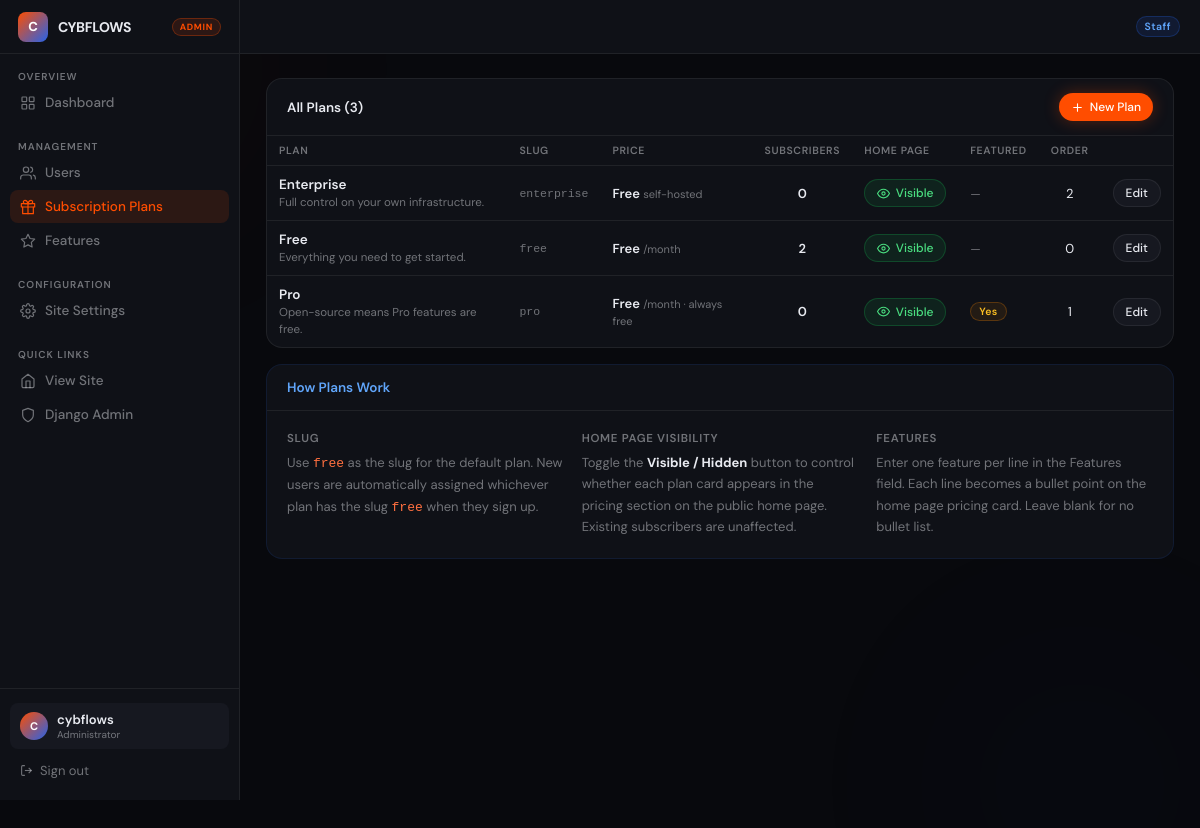
The app's page /siteadmin/plans/ (signed in) with its own data.
### siteadmin/models.py (models this page shows, shortened)
class SiteSettings(models.Model):
    site_name       = models.CharField(max_length=80, default='CybFlows')
    tagline         = models.CharField(max_length=160, blank=True,
                                       default='Your link, your identity.')
    site_theme      = models.CharField(max_length=20, choices=SITE_THEME_CHOICES, default='dark')
    accent_color    = models.CharField(max_length=7, default='#ff4d00')
    allow_signup    = models.BooleanField(default=True)
    maintenance     = models.BooleanField(default=False)
    maintenance_msg = models.TextField(blank=True,
                                       default='We are performing scheduled maintenance. Back soon.')
    footer_text     = models.CharField(max_length=200, blank=True,
                                       default='Free & open-source link-in-bio for creators.')
    updated_at      = models.DateTimeField(auto_now=True)
    class Meta:
        verbose_name = 'Site Settings'
    @classmethod
    def load(cls):
        obj, _ = cls.objects.get_or_create(pk=1)
        return obj

class SubscriptionPlan(models.Model):
    slug         = models.SlugField(max_length=30, unique=True)
    name         = models.CharField(max_length=80)
    price        = models.DecimalField(max_digits=8, decimal_places=2, default=0)
    price_label  = models.CharField(max_length=40, blank=True, default='/month')
    description  = models.CharField(max_length=160, blank=True)
    features     = models.TextField(blank=True,
                                    help_text='Marketing bullet points (one per line)')
    is_featured  = models.BooleanField(default=False)
    show_on_home = models.BooleanField(default=True)
    order        = models.PositiveSmallIntegerField(default=0)
    cta_label    = models.CharField(max_length=60, blank=True, default='Get started')
    created_at   = models.DateTimeField(auto_now_add=True)
    updated_at   = models.DateTimeField(auto_now=True)
    class Meta:
        ordering = ['order', 'id']

### accounts/models.py (models this page shows, shortened)
class User(AbstractUser):
    name    = models.CharField(max_length=120, blank=True)
    bio     = models.TextField(blank=True)
    avatar  = models.ImageField(upload_to='avatars/', blank=True)
    github  = models.URLField(blank=True)
    website = models.URLField(blank=True)
    twitter = models.URLField(blank=True)
    theme         = models.CharField(max_length=20, choices=THEME_CHOICES, default='default')
    color_primary = models.CharField(max_length=7, default='#ff4d00')
    color_bg      = models.CharField(max_length=7, default='#050505')
    color_text    = models.CharField(max_length=7, default='#f0f0f0')
    bg_image      = models.ImageField(upload_to='bg_images/', blank=True)
    profile_font   = models.CharField(max_length=30, choices=FONT_CHOICES, default='dm_sans')
    profile_layout = models.CharField(max_length=30, choices=LAYOUT_CHOICES, default='centered')
    username_changed_at    = models.DateTimeField(null=True, blank=True)
    username_changes_month = models.PositiveSmallIntegerField(default=0)
    username_change_month  = models.PositiveSmallIntegerField(default=0)  # stores month number
    username_change_year   = models.PositiveSmallIntegerField(default=0)  # stores year number

### siteadmin/views.py (the view)
# urls.py: path('plans/',                        views.plan_list,         name='admin_plan_list'),
@login_required
@staff_required
def plan_list(request):
    plans = SubscriptionPlan.objects.annotate(sub_count=Count('subscriptions'))
    return render(request, 'siteadmin/plan_list.html', {'plans': plans})

### devbio/context_processors.py (called while the page is built)
def site_settings(request):
    try:
        from siteadmin.models import SiteSettings
        obj = SiteSettings.load()
    except Exception:
        obj = None
    return {'site_settings': obj}

### templates/siteadmin/plan_list.html (shortened to what this page needs)
{% extends "siteadmin/base.html" %}
{% block nav_plans %}active{% endblock %}
{% block content %}
<div class="panel">
  <div class="panel-header">
    <span class="panel-title">All Plans ({{ plans|length }})</span>
    <a href="{% url 'admin_plan_create' %}" class="btn btn-primary btn-sm">
      <svg viewBox="0 0 24 24"><line x1="12" y1="5" x2="12" y2="19"/><line x1="5" y1="12" x2="19" y2="12"/></svg>
      New Plan
    </a>
  </div>
  <table class="data-table">
    <thead>
      <tr>
        <th>Plan</th><th>Slug</th><th>Price</th><th>Subscribers</th>
        <th>Home Page</th><th>Featured</th><th>Order</th><th></th>
      </tr>
    </thead>
    <tbody>
      {% for plan in plans %}
      <tr>
        <td>
          <span style="font-size:13.5px;font-weight:600;">{{ plan.name }}</span>
          {% if plan.description %}<br><span style="font-size:11.5px;color:var(--muted);">{{ plan.description }}</span>{% endif %}
        </td>
        <td class="mono">{{ plan.slug }}</td>
        <td style="font-weight:600;">
          {% if plan.price == 0 %}Free{% else %}<span style="color:var(--orange);">${{ plan.price }}</span>{% endif %}
          <span style="font-size:11px;color:var(--muted);font-weight:400;">{{ plan.price_label }}</span>
        </td>
        <td style="text-align:center;font-weight:600;">{{ plan.sub_count }}</td>
        <td>
          <form method="post" action="{% url 'admin_plan_toggle' plan.pk %}">
            <button type="submit" class="btn btn-sm {% if plan.show_on_home %}btn-success{% else %}btn-ghost{% endif %}">
              {% if plan.show_on_home %}
                <svg viewBox="0 0 24 24"><path d="M1 12s4-8 11-8 11 8 11 8-4 8-11 8-11-8-11-8z"/><circle cx="12" cy="12" r="3"/></svg>Visible
              {% else %}
                <svg viewBox="0 0 24 24"><path d="M17.94 17.94A10.07 10.07 0 0 1 12 20c-7 0-11-8-11-8a18.45 18.45 0 0 1 5.06-5.94M9.9 4.24A9.12 9.12 0 0 1 12 4c7 0 11 8 11 8a18.5 18.5 0 0 1-2.16 3.19"/><line x1="1" y1="1" x2="23" y2="23"/></svg>Hidden
              {% endif %}
            </button>
          </form>
        </td>
        <td>{% if plan.is_featured %}<span class="badge b-featured">Yes</span>{% else %}<span style="color:var(--muted);font-size:12px;">—</span>{% endif %}</td>
        <td style="text-align:center;">{{ plan.order }}</td>
        <td><a href="{% url 'admin_plan_edit' plan.pk %}" class="btn btn-ghost btn-sm">Edit</a></td>
      </tr>
      {% empty %}
      <tr><td colspan="8" style="text-align:center;padding:36px;color:var(--muted);">
        No plans yet. <a href="{% url 'admin_plan_create' %}" style="color:#ff7040;">Create your first plan →</a>
      </td></tr>
      {% endfor %}
    </tbody>
  </table>
</div>
<div class="panel" style="border-color:var(--blo);">
  <div class="panel-header"><span class="panel-title" style="color:#60a5fa;">How Plans Work</span></div>
  <div class="panel-body" style="display:grid;grid-template-columns:repeat(3,1fr);gap:18px;">
    <div>
      <p style="font-size:11.5px;font-weight:600;color:var(--muted);text-transform:uppercase;letter-spacing:.06em;margin-bottom:6px;">Slug</p>
      <p style="font-size:13px;color:var(--muted);line-height:1.65;">Use <code style="color:#ff7040;">free</code> as the slug for the default plan. New users are automatically assigned whichever plan has the slug <code style="color:#ff7040;">free</code> when they sign up.</p>
    </div>
    <div>
      <p style="font-size:11.5px;font-weight:600;color:var(--muted);text-transform:uppercase;letter-spacing:.06em;margin-bottom:6px;">Home Page Visibility</p>
      <p style="font-size:13px;color:var(--muted);line-height:1.65;">Toggle the <strong style="color:var(--text);">Visible / Hidden</strong> button to control whether each plan card appears in the pricing section on the public home page. Existing subscribers are unaffected.</p>
    </div>
    <div>
      <p style="font-size:11.5px;font-weight:600;color:var(--muted);text-transform:uppercase;letter-spacing:.06em;margin-bottom:6px;">Features</p>
      <p style="font-size:13px;color:var(--muted);line-height:1.65;">Enter one feature per line in the Features field. Each line becomes a bullet point on the home page pricing card. Leave blank for no bullet list.</p>
    </div>
  </div>
</div>
{% endblock %}

### templates/siteadmin/base.html (shortened to what this page needs)
<!DOCTYPE html>
<html lang="en">
<head>
</head>
<body>
<aside class="admin-sidebar" id="admin-sidebar">
  <div class="sb-brand">
    <div class="sb-logo">{{ site_settings.site_name|default:"A"|first|upper }}</div>
    <span class="sb-name">{{ site_settings.site_name|default:"CybFlows" }}</span>
    <span class="sb-badge">Admin</span>
  </div>
  <div class="sb-sec">
    <p class="sb-label">Overview</p>
    <a href="{% url 'admin_dashboard' %}" class="sb-link {% block nav_dash %}{% endblock %}" onclick="closeSidebar()">
      <svg viewBox="0 0 24 24"><rect x="3" y="3" width="7" height="7" rx="1"/><rect x="14" y="3" width="7" height="7" rx="1"/><rect x="14" y="14" width="7" height="7" rx="1"/><rect x="3" y="14" width="7" height="7" rx="1"/></svg>
      Dashboard
    </a>
  </div>
  <div class="sb-sec">
    <p class="sb-label">Management</p>
    <a href="{% url 'admin_user_list' %}" class="sb-link {% block nav_users %}{% endblock %}" onclick="closeSidebar()">
      <svg viewBox="0 0 24 24"><path d="M17 21v-2a4 4 0 0 0-4-4H5a4 4 0 0 0-4 4v2"/><circle cx="9" cy="7" r="4"/><path d="M23 21v-2a4 4 0 0 0-3-3.87"/><path d="M16 3.13a4 4 0 0 1 0 7.75"/></svg>
      Users
    </a>
    <a href="{% url 'admin_plan_list' %}" class="sb-link {% block nav_plans %}{% endblock %}" onclick="closeSidebar()">
      <svg viewBox="0 0 24 24"><polyline points="20 12 20 22 4 22 4 12"/><rect x="2" y="7" width="20" height="5"/><path d="M12 22V7"/><path d="M12 7H7.5a2.5 2.5 0 0 1 0-5C11 2 12 7 12 7z"/><path d="M12 7h4.5a2.5 2.5 0 0 0 0-5C13 2 12 7 12 7z"/></svg>
      Subscription Plans
    </a>
    <a href="{% url 'admin_feature_list' %}" class="sb-link {% block nav_features %}{% endblock %}" onclick="closeSidebar()">
      <svg viewBox="0 0 24 24"><polygon points="12 2 15.09 8.26 22 9.27 17 14.14 18.18 21.02 12 17.77 5.82 21.02 7 14.14 2 9.27 8.91 8.26 12 2"/></svg>
      Features
    </a>
  </div>
  <div class="sb-sec">
    <p class="sb-label">Configuration</p>
    <a href="{% url 'admin_site_settings' %}" class="sb-link {% block nav_settings %}{% endblock %}" onclick="closeSidebar()">
      Site Settings
    </a>
  </div>
  <div class="sb-sec">
    <p class="sb-label">Quick Links</p>
    <a href="/" class="sb-link" target="_blank" rel="noopener">
      <svg viewBox="0 0 24 24"><path d="M3 9l9-7 9 7v11a2 2 0 0 1-2 2H5a2 2 0 0 1-2-2z"/><polyline points="9 22 9 12 15 12 15 22"/></svg>
      View Site
    </a>
    <a href="/admin/" class="sb-link">
      <svg viewBox="0 0 24 24"><path d="M12 22s8-4 8-10V5l-8-3-8 3v7c0 6 8 10 8 10z"/></svg>
      Django Admin
    </a>
  </div>
  <div class="sb-footer">
    <div class="sb-user">
      <div class="sb-avatar">{{ request.user.username|first|upper }}</div>
      <div style="min-width:0;">
        <p class="sb-uname">{{ request.user.username }}</p>
        <p class="sb-urole">Administrator</p>
      </div>
    </div>
    <a href="/logout/" class="sb-logout">
      <svg viewBox="0 0 24 24"><path d="M9 21H5a2 2 0 0 1-2-2V5a2 2 0 0 1 2-2h4"/><polyline points="16 17 21 12 16 7"/><line x1="21" y1="12" x2="9" y2="12"/></svg>
      Sign out
    </a>
  </div>
</aside>
<header class="admin-topbar">
  <div class="topbar-left">
    <h1 style="font-size:15px;font-weight:600;letter-spacing:-.2px;">{% block page_title %}Admin{% endblock %}</h1>
  </div>
  <div class="topbar-right">
    <span class="badge b-staff" style="font-size:10.5px;padding:3px 8px;">Staff</span>
  </div>
</header>
<div class="admin-main">
  <div class="admin-content">
    {% block content %}{% endblock %}
  </div>
</div>
</body>
</html>

### records on screen
SiteSettings: site_name|first "C", site_name "CYBFLOWS"
User: user.username|first "C", user.username "cybflows"
SubscriptionPlan: name "Enterprise", description "Full control on your own infrastructure.", slug "enterprise", price "Free", price_label "self-hosted", sub_count "0", show_on_home True (drawn), order "2"
SubscriptionPlan: name "Free", description "Everything you need to get started.", slug "free", price "Free", price_label "/month", sub_count "2", show_on_home True (drawn), order "0"
SubscriptionPlan: name "Pro", description "Open-source means Pro features are free.", slug "pro", price "Free", price_label "/month · always free", sub_count "0", show_on_home True (drawn), is_featured "Yes", order "1"

### other values on screen
{{ plans|length }} "3"
